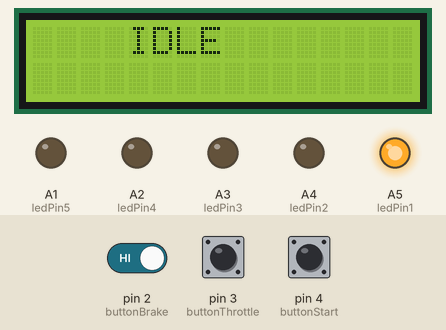
Simulated run of this sketch. Board: Arduino Uno, built with avr-gcc and run on an emulated ATmega328P. Parts: 16×2 character LCD, output pins drawn as LEDs (lit = HIGH). Dashed ring = blinking. Inputs (shaded band) come from the test bench; at power-on: pin 4 (buttonStart) HIGH, pin 3 (buttonThrottle) HIGH, pin 2 (buttonBrake) HIGH.

Above: at 1.2 s.
1.3 s: pin 4 (buttonStart) pulled LOW for 0.15 s
At 2.1 s:
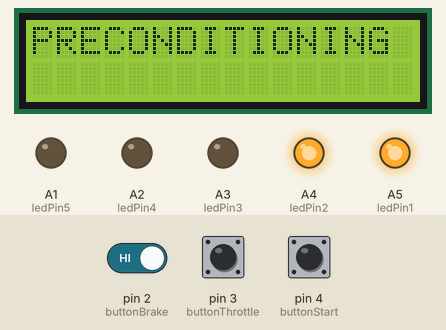
4.4 s: pin 3 (buttonThrottle) pulled LOW for 3.2 s
At 7.52 s:
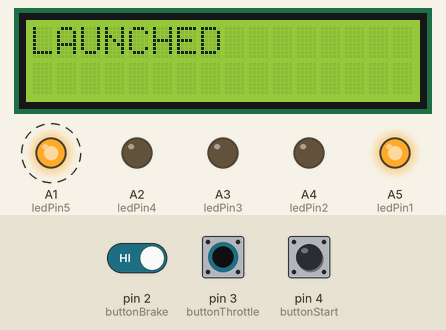
9.1 s: pin 2 (buttonBrake) driven LOW and pin 3 (buttonThrottle) driven LOW
At 11.57 s:
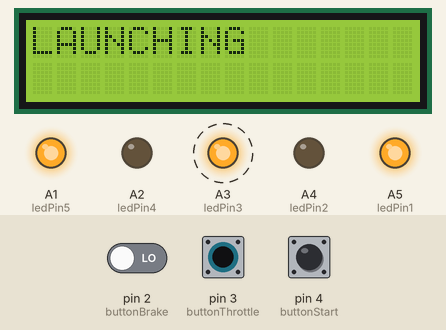
12.1 s: pin 4 (buttonStart) pulled LOW for 1 s
At 14.0 s:
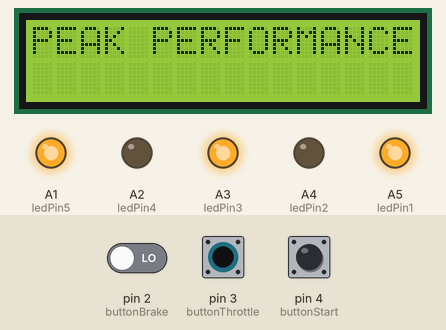
17.6 s: pin 3 (buttonThrottle) driven HIGH
At 19.1 s:
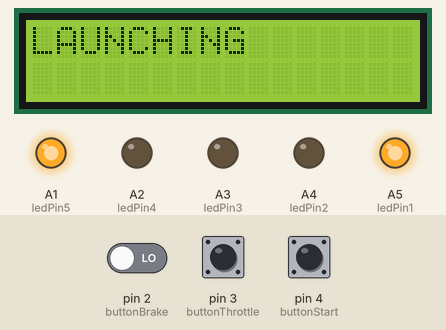
Timing chart, 0 to 20.1 s (numbered marks = the images above; inputs shaded):
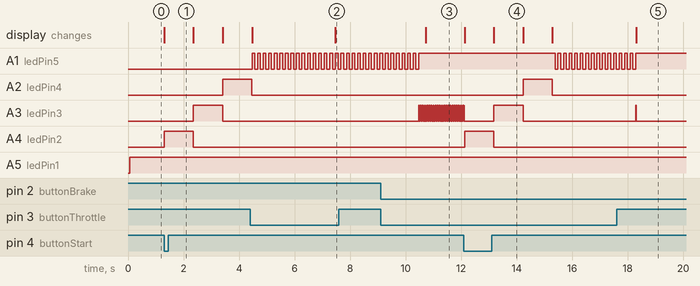

The sketch:

Plaid_Launch.ino
```cpp
#include <LiquidCrystal.h>

LiquidCrystal lcd(7, 8, 9, 10, 11, 12);

int ledPin1 = A5;
int ledPin2 = A4;
int ledPin3 = A3;
int ledPin4 = A2;
int ledPin5 = A1;
int buttonBrake = 2;
int buttonThrottle = 3;
int buttonStart = 4;

void setup() {
  pinMode(ledPin1, OUTPUT);
  pinMode(ledPin2, OUTPUT);
  pinMode(ledPin3, OUTPUT);
  pinMode(ledPin4, OUTPUT);
  pinMode(ledPin5, OUTPUT);
  pinMode(buttonBrake, INPUT_PULLUP);
  pinMode(buttonThrottle, INPUT_PULLUP);
  pinMode(buttonStart, INPUT_PULLUP);
  lcd.begin(16, 2);
  lcd.clear();
  lcd.setCursor(4,0);
  lcd.print("IDLE");
}

void loop() {

int startState = digitalRead(buttonStart);
int brakeState = digitalRead(buttonBrake);
int throttleState = digitalRead(buttonThrottle);

  digitalWrite(ledPin1, HIGH);

if (startState == LOW) {
  lcd.clear();
  lcd.setCursor(0,0);
  lcd.print("PRECONDITIONING");

    digitalWrite(ledPin2, HIGH);
    delay(1050);
    digitalWrite(ledPin2, LOW);
  lcd.clear();
  lcd.setCursor(0,0);
  lcd.print("PEAK PERFORMANCE");
    digitalWrite(ledPin3, HIGH);
    delay(1050);
    digitalWrite(ledPin3, LOW);

  lcd.clear();
  lcd.setCursor(0,0);
  lcd.print("CHEETAH STANCE");

    digitalWrite(ledPin4, HIGH);
    delay(1050);
    digitalWrite(ledPin4, LOW);

  lcd.clear();
  lcd.setCursor(0,0);
  lcd.print("READY FOR LAUNCH");
for (int i = 0; i < 5; i ++) {
    digitalWrite(ledPin5, HIGH);
    delay(100);
    digitalWrite(ledPin5, LOW);
    delay(100);
    digitalWrite(ledPin5, HIGH);
    delay(100);
    digitalWrite(ledPin5, LOW);
    delay(100);
     digitalWrite(ledPin5, HIGH);
    delay(100);
    digitalWrite(ledPin5, LOW);
    delay(100);
}
}
 if (brakeState == LOW && throttleState == LOW) {

    digitalWrite(ledPin5, HIGH);
    delay(10);
    digitalWrite(ledPin3, HIGH);
    delay(10);
    digitalWrite(ledPin3, LOW);

      lcd.clear();
  lcd.setCursor(0,0);
  lcd.print("LAUNCHING");

 }

if (brakeState == HIGH && throttleState == LOW) {
      lcd.clear();
  lcd.setCursor(0,0);
  lcd.print("LAUNCHED");

for (int i = 0; i < 5; i ++) {
    digitalWrite(ledPin5, HIGH);
    delay(100);
    digitalWrite(ledPin5, LOW);
    delay(100);
    digitalWrite(ledPin5, HIGH);
    delay(100);
    digitalWrite(ledPin5, LOW);
    delay(100);
     digitalWrite(ledPin5, HIGH);
    delay(100);
    digitalWrite(ledPin5, LOW);
    delay(100);


  digitalWrite(ledPin5, LOW);
}
}
}
```

Measured:
- after the input at 1.3 s, A2 (ledPin4): LOW → HIGH after 2.1 s; A3 (ledPin3): LOW → HIGH after 1.1 s, → LOW 1.1 s later; A4 (ledPin2): LOW → HIGH at once, → LOW 1.1 s later; the display: changes at once (image 1)
- after the input at 4.4 s, the display: first differs from a run without the input after 3.1 s (image 2)
- after the input at 9.1 s, A3 (ledPin3): alternates HIGH for 0.01 s and LOW for 0.01 s, starting after 1.4 s; the display: changes after 1.6 s (image 3)
- after the input at 12.1 s, A1 (ledPin5): alternates HIGH for 0.10 s and LOW for 0.10 s, starting after 3.3 s; A2 (ledPin4): LOW → HIGH after 2.1 s, → LOW 1.1 s later; A4 (ledPin2): LOW → HIGH at once, → LOW 1.1 s later; the display: first changes at once (image 4 shows a later state)
- after the input at 17.6 s, A3 (ledPin3): goes on until 18.3 s, then stays LOW
- by itself, A1 (ledPin5): alternates HIGH for 0.10 s and LOW for 0.10 s
- what the display in image 4 shows lasts 1.0 s, from 13.2 s to 14.2 s
